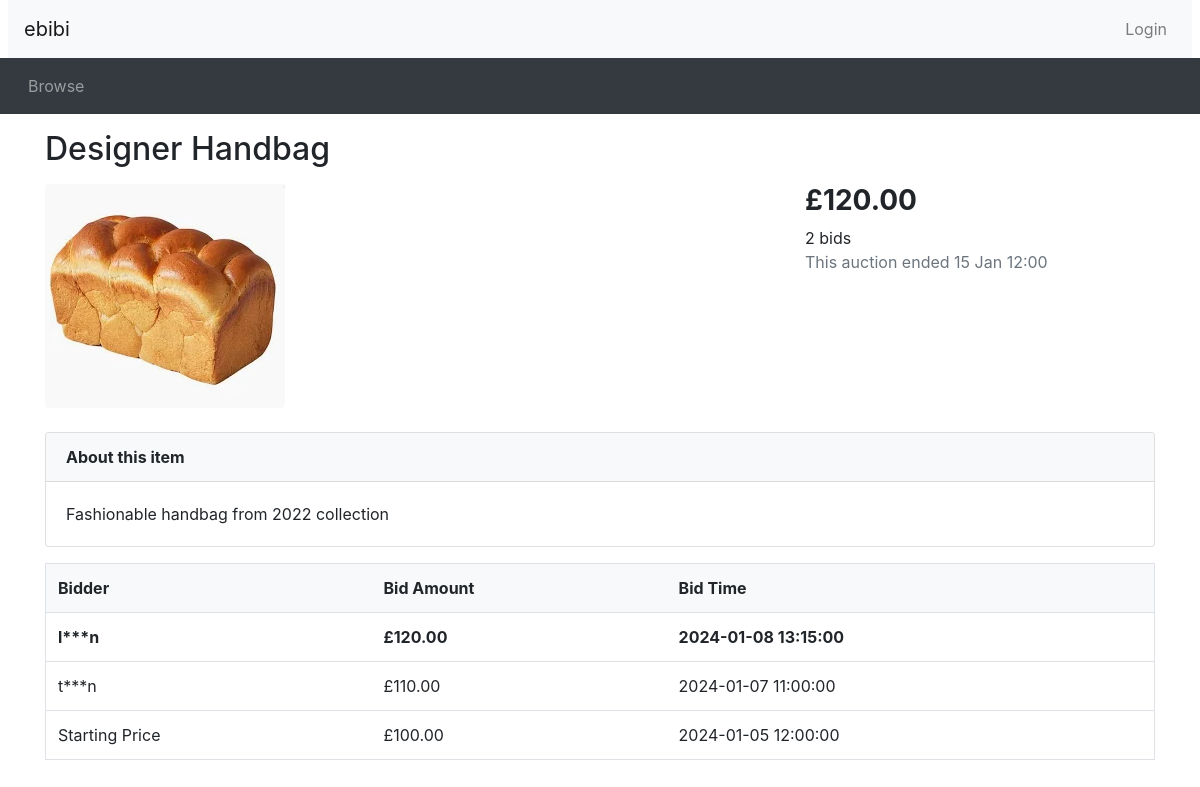
The app's page /listing.php?item_id=2 with its own data.
### tables this page shows
CREATE TABLE Auctions (
    auctionID INT NOT NULL PRIMARY KEY AUTO_INCREMENT, 
    categoryID INT NOT NULL,
    sellerID INT NOT NULL,
    title VARCHAR(255) NOT NULL,
    description LONGTEXT, 
    createdDate DATETIME NOT NULL, 
    endDate DATETIME NOT NULL,
    startingPrice FLOAT NOT NULL,
    reservePrice FLOAT NOT NULL DEFAULT 0,
    itemImage VARCHAR(255) NOT NULL,
    auctionStatus BOOLEAN NOT NULL,
    itemCondition ENUM('new', 'good', 'used') NOT NULL,
    FOREIGN KEY (categoryID) REFERENCES Categories(categoryID),
    FOREIGN KEY (sellerID) REFERENCES Sellers(sellerID)
);

CREATE TABLE Bids(
    bidID INT NOT NULL PRIMARY KEY AUTO_INCREMENT,
    auctionID INT NOT NULL,
    buyerID INT NOT NULL,
    bidPrice FLOAT NOT NULL,
    bidDate DATETIME NOT NULL,
    isSuccessful BOOLEAN NOT NULL,
    FOREIGN KEY (auctionID) REFERENCES Auctions(auctionID),
    FOREIGN KEY (buyerID) REFERENCES Buyers(buyerID)
);

CREATE TABLE Users(  
    userID INT NOT NULL PRIMARY KEY AUTO_INCREMENT,
    firstName VARCHAR(255) NOT NULL,
    lastName VARCHAR(255) NOT NULL,
    email VARCHAR(255) UNIQUE NOT NULL,
    username VARCHAR(255) UNIQUE NOT NULL,
    password VARCHAR(255) NOT NULL
);

### database.php (called while the page is built, shortened)
<?php
function execute_query($connection, $sql)
{
    $result = mysqli_query($connection, $sql);
    return $result;
}

### listing.php (the view, shortened to what this page needs)
<?php
include_once("header.php");
require("utilities.php");
require("database.php");
$connection = get_connection();
$item_id = $_GET['item_id'];
$auction_info_query = "SELECT
              Auctions.title,
              Auctions.description,
              Auctions.startingPrice,
              COALESCE(MAX(Bids.bidPrice), Auctions.startingPrice) AS currentPrice,
              Auctions.createdDate,
              Auctions.endDate,
              Auctions.itemCondition,
              Auctions.itemImage,
              COUNT(Bids.bidID) AS num_bids
            FROM
              Auctions
            LEFT JOIN
              Bids ON Auctions.auctionID = Bids.auctionID
            WHERE
              Auctions.auctionID = $item_id
            GROUP BY
              Auctions.auctionID ";
$auction_info_result = execute_query($connection, $auction_info_query);
if ($row = mysqli_fetch_assoc($auction_info_result)) {
  $title = $row['title'];
  $description = $row['description'];
  $current_price = $row['currentPrice'];
  $starting_price = $row['startingPrice'];
  $num_bids = $row['num_bids'];
  $created_date = $row['createdDate'];
  $end_time = new DateTime($row['endDate']);
  $item_image = $row['itemImage'];
} else {
  echo "No auction found with this ID.";
  exit();
}
$now = new DateTime();
?>
<div class="container">
  <div class="row">
    <div class="col-sm-8">
      <h2 class="my-3"><?php echo htmlspecialchars($title); ?></h2>
    </div>
  </div>
  <div class="row">
    <div class="col-sm-8">
      <div>
        <img src="<?= htmlspecialchars($item_image) ?>" class="img-fluid rounded" alt="Auction Image" style="max-width: 100%; max-height: 400px; width: auto; height: auto;">
      </div>
    </div>
    <div class="col-sm-4">
      <h3 class="font-weight-bold"><?php echo format_price($current_price) ?></h3>
      <a class="mb-1 text-body" href="#bid-history-table"><?php echo $num_bids . ($num_bids <= 1 ? ' bid' : ' bids'); ?></a>
      <p class="text-secondary">
        <?php if ($now > $end_time): ?>
          This auction ended <?php echo (date_format($end_time, 'j M H:i')) ?>
    <?php endif ?>
    </div>
  </div>
  <div class="card mt-4">
    <div class="card-header font-weight-bold bg-light">
      About this item
    </div>
    <div class="card-body">
      <p class="card-text"><?php echo htmlspecialchars($description); ?></p>
    </div>
  </div>
  <?php
  $sql_bid_history = "SELECT bids.*, users.username
                      FROM bids
                      JOIN users ON users.userID = bids.buyerID
                      WHERE bids.auctionID = $item_id
                      ORDER BY bids.bidDate DESC, bids.bidPrice DESC";
  $bid_history_result = execute_query($connection, $sql_bid_history);
  ?>
  <div class="mt-3 mb-5" id="bid-history-table">
    <?php render_bid_history_table($bid_history_result, $starting_price, $created_date) ?>
  </div>
  <?php include_once("footer.php") ?>

### header.php (shortened to what this page needs)
<!doctype html>
<html lang="en">
<head>
  <link rel="stylesheet" href="css/bootstrap.min.css">
  <link rel="stylesheet" href="https://cdnjs.cloudflare.com/ajax/libs/font-awesome/4.7.0/css/font-awesome.min.css">
  <link rel="stylesheet" href="css/custom.css">
</head>
<body>
<nav class="navbar navbar-expand-lg navbar-light bg-light mx-2">
  <a class="navbar-brand" href="#">ebibi</a>
  <ul class="navbar-nav ml-auto">
    <?php if (isset($_SESSION['logged_in']) && $_SESSION['logged_in'] == true): ?>
      <li class="nav-item">
        <a class="nav-link" href="user_settings.php">Settings</a>
      </li>
      <?php if ($_SESSION['account_type'] == 'buyer'): ?>
        <li class="nav-item">
          <a class="nav-link" href="watchlist.php">My Watchlist</a>
        </li>
      <?php endif; ?>
      <li class="nav-item">
        <a class="nav-link" href="logout.php">Logout</a>
      </li>
    <?php else: ?>
      <li class="nav-item">
        <button type="button" class="btn nav-link" data-toggle="modal" data-target="#loginModal">Login</button>
      </li>
    <?php endif; ?>
  </ul>
</nav>
<nav class="navbar navbar-expand-lg navbar-dark bg-dark">
  <ul class="navbar-nav align-middle">
    <li class="nav-item mx-1">
      <a class="nav-link" href="browse.php">Browse</a>
    </li>
  </ul>
</nav>

### utilities.php (shortened to what this page needs)
<?php
function mask_username($username)
{
  return substr($username, 0, 1) . "***" . substr($username, -1, 1);
}
function format_price($price)
{
  return '£' . (number_format($price, 2));
}
function render_bid_history_table($bid_history_result, $starting_price, $created_date)
{
?>
  <table class="table table-borderless">
    <thead class="border bg-light">
      <tr>
        <th scope="col">Bidder</th>
        <th scope="col">Bid Amount</th>
        <th scope="col">Bid Time</th>
      </tr>
    </thead>
    <tbody>
      <?php
      if (mysqli_num_rows($bid_history_result) > 0):
        $is_first_row = true;
        while ($row = mysqli_fetch_assoc($bid_history_result)):
      ?>
          <tr class="border <?php echo $is_first_row ? 'font-weight-bold' : ''; ?>">
            <td><?php echo htmlspecialchars(mask_username($row['username'])); ?></td>
            <td><?php echo htmlspecialchars(format_price($row['bidPrice'])); ?></td>
            <td><?php echo htmlspecialchars($row['bidDate']); ?></td>
          </tr>
        <?php
          $is_first_row = false;
        endwhile;
        ?>
        <tr class="border">
          <td>Starting Price</td>
          <td><?php echo htmlspecialchars(format_price($starting_price)); ?></td>
          <td><?php echo htmlspecialchars($created_date); ?></td>
        </tr>
      <?php else: ?>
        <tr class="border">
          <td colspan="3" class="text-center">No bids found.</td>
        </tr>
      <?php endif; ?>
    </tbody>
  </table>
<?php
}

### footer.php (shortened to what this page needs)
</body>
</html>

### records on screen
auctions: title "Designer Handbag", itemImage (picture), endDate "15 Jan 12:00", description "Fashionable handbag from 2022 collection", startingPrice "£100.00", createdDate "2024-01-05 12:00:00"
bids: users.username "l***n", bidPrice "£120.00", bidDate "2024-01-08 13:15:00"
bids: users.username "t***n", bidPrice "£110.00", bidDate "2024-01-07 11:00:00"

### other values on screen
format_price($current_price) "£120.00"
$num_bids "2"
